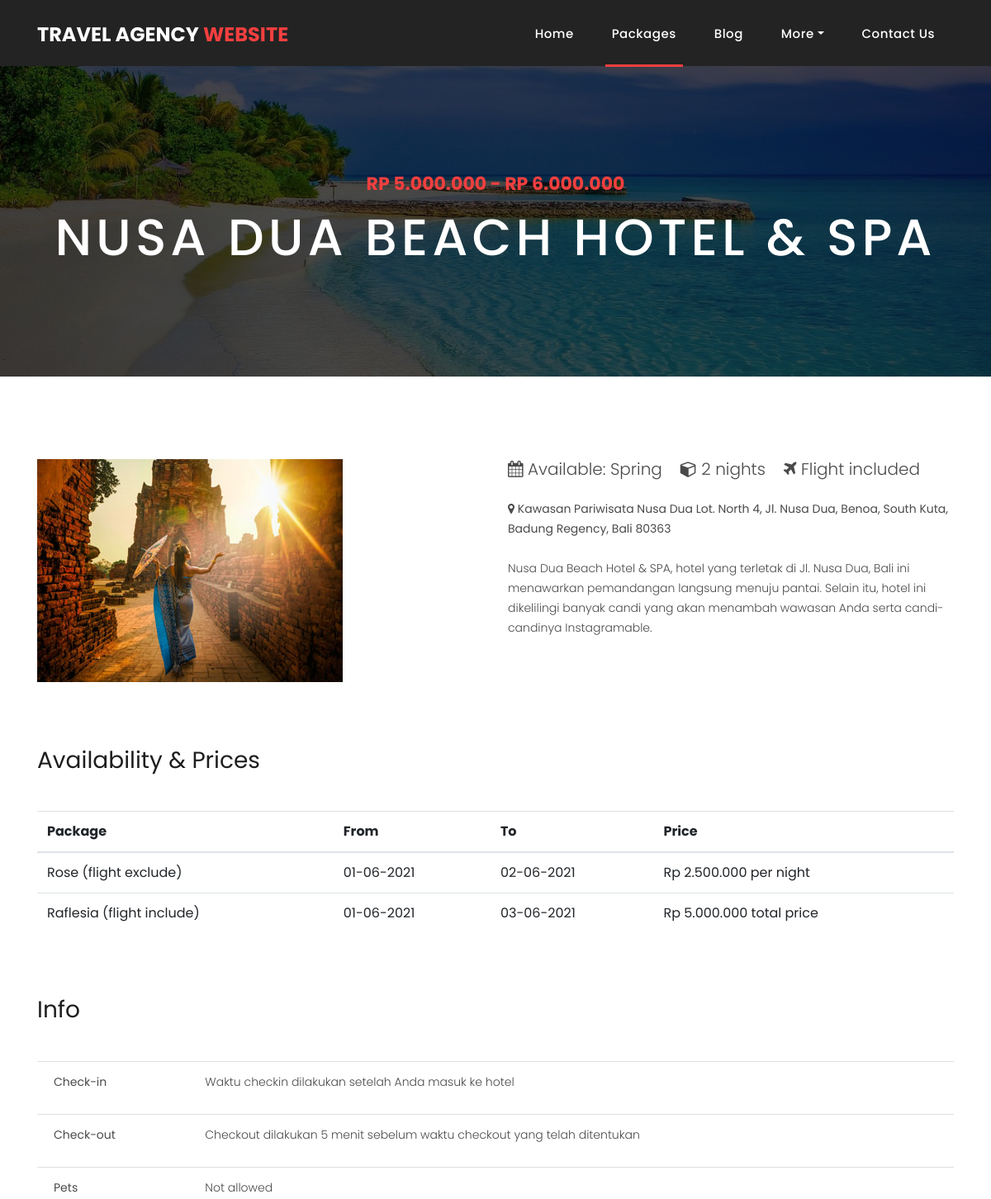
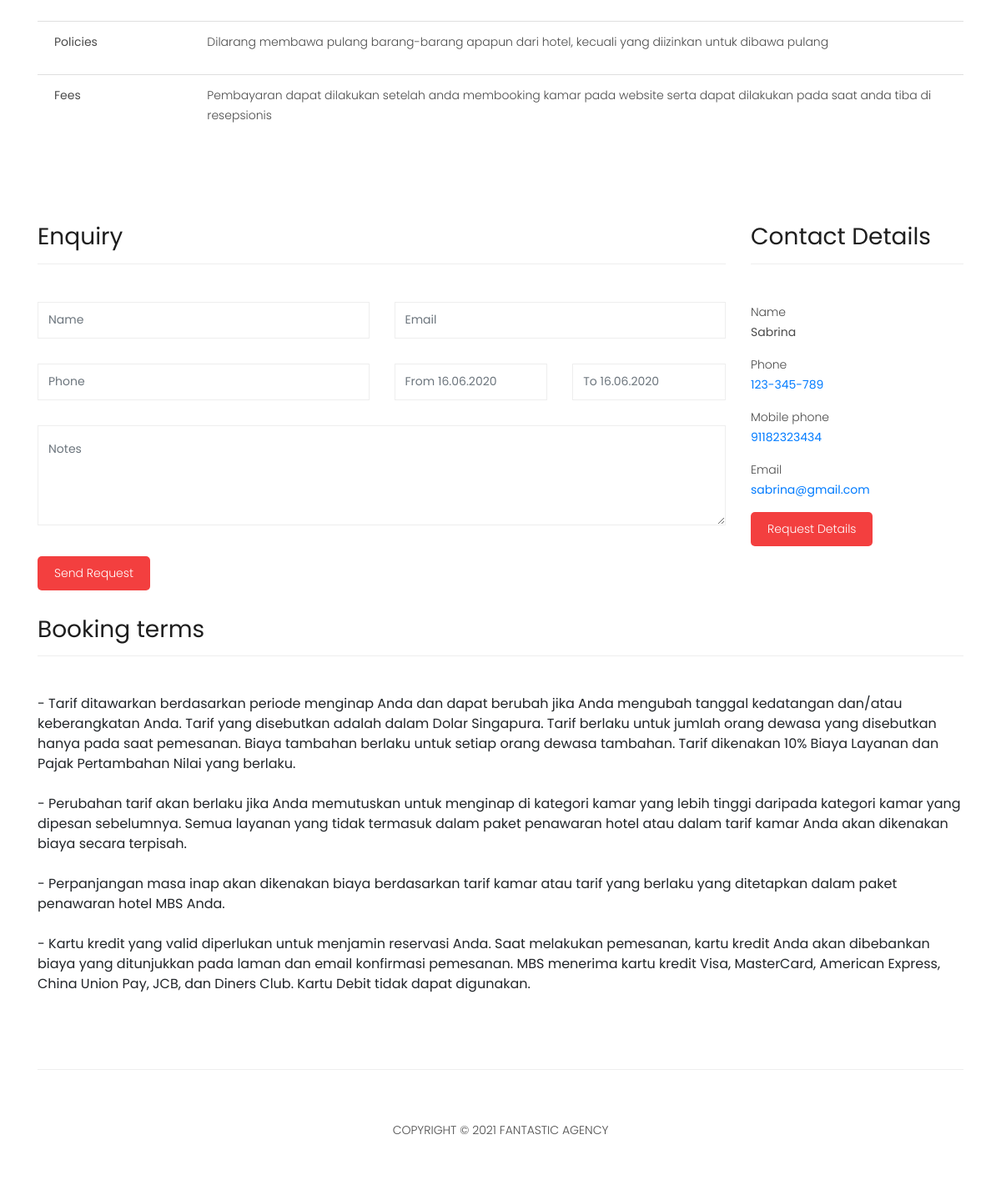
Screenshot of /package3-details.php with the database file from the repository (2 pictures, top to bottom).
### tables this page shows
CREATE TABLE IF NOT EXISTS `nusaduabeachhotel` (
  `name` varchar(50) DEFAULT NULL,
  `price` char(50) DEFAULT NULL,
  `description` varchar(500) DEFAULT NULL,
  `deskripsinya` varchar(500) DEFAULT NULL
);

CREATE TABLE IF NOT EXISTS `info` (
  `checkin` varchar(500) DEFAULT NULL,
  `checkout` varchar(500) DEFAULT NULL,
  `pets` char(50) DEFAULT NULL,
  `policies` varchar(500) DEFAULT NULL,
  `fees` varchar(500) DEFAULT NULL
);

CREATE TABLE IF NOT EXISTS `contactdetails` (
  `name` char(50) DEFAULT NULL,
  `phone` char(50) DEFAULT NULL,
  `mobilephone` char(50) DEFAULT NULL,
  `email` char(50) DEFAULT NULL
);

### package3-details.php (the view, shortened to what this page needs)
<?php
include "koneksi.php";
?>
<!DOCTYPE html>
<html lang="en">
  <head>
    <link href="vendor/bootstrap/css/bootstrap.min.css" rel="stylesheet">
    <link rel="stylesheet" href="assets/css/fontawesome.css">
    <link rel="stylesheet" href="assets/css/style.css">
    <link rel="stylesheet" href="assets/css/owl.css">
  </head>
  <body>
    <header class="">
      <nav class="navbar navbar-expand-lg">
        <div class="container">
          <a class="navbar-brand" href="index.php"><h2>Travel Agency <em>Website</em></h2></a>
          <div class="collapse navbar-collapse" id="navbarResponsive">
            <ul class="navbar-nav ml-auto">
                <li class="nav-item">
                    <a class="nav-link" href="index.php">Home
                    </a>
                </li>
                <li class="nav-item active"><a class="nav-link" href="packages.php">Packages</a></li>
                <li class="nav-item"><a class="nav-link" href="blog.php">Blog</a></li>
                <li class="nav-item dropdown">
                    <a class="nav-link dropdown-toggle" data-toggle="dropdown" href="#" role="button" aria-haspopup="true" aria-expanded="false">More</a>
                </li>
                <li class="nav-item"><a class="nav-link" href="contact.php">Contact Us</a></li>
            </ul>
          </div>
        </div>
      </nav>
    </header>
    <div class="page-heading about-heading header-text" style="background-image: url(assets/images/heading-6-1920x500.jpg);">
      <div class="container">
        <div class="row">
          <div class="col-md-12">
            <div class="text-content">
              <h4>Rp 5.000.000 - Rp 6.000.000</h4>
              <h2>Nusa Dua Beach Hotel & Spa</h2>
            </div>
          </div>
        </div>
      </div>
    </div>
    <div class="products">
      <div class="container">
        <div class="row">
          <div class="col-md-6">
            <div>
              <img src="assets/images/product-3-370x270.jpg" alt="" class="img-fluid wc-image">
            </div>
            <br>
            <div class="row">
              <div class="col-sm-4 col-6">
                <br>
              </div>
              <div class="col-sm-4 col-6">
                <br>
              </div>
              <div class="col-sm-4 col-6">
                <br>
              </div>
            </div>
          </div>
          <div class="col-md-6">
              <p class="lead">
                   <i class="fa fa-calendar"></i> Available: Spring &nbsp;&nbsp; <i class="fa fa-cube"></i> 2 nights &nbsp;&nbsp; <i class="fa fa-plane"></i> Flight included
              </p>
              <br>
              <p><i class="fa fa-map-marker"></i>  <strong>Kawasan Pariwisata Nusa Dua Lot. North 4, Jl. Nusa Dua, Benoa, South Kuta, Badung Regency, Bali 80363</strong></p>
              <br>
              <?php
                  $strSQL = "SELECT * FROM nusaduabeachhotel";
                    $execStrSQL = mysqli_query($conn,$strSQL);
                    if (mysqli_num_rows($execStrSQL) > 0) {
                    while ($row = mysqli_fetch_assoc($execStrSQL)) {
                ?>
                <tr>
                  <td><p><?= $row["deskripsinya"] ?></p></td>
                </tr>
                <?php
              }
              }
              ?>
          </div>
        </div>
      </div>
    </div>
    <div class="section">
      <div class="container">
        <div class="section-heading" style="border: 0">
          <h2>Availability &amp; Prices</h2>
        </div>
        <div class="table-responsive">
          <table width="100%" border="0" cellspacing="0" cellpadding="0" class="table">
               <thead>
                    <tr>
                         <th>Package</th>
                         <th>From</th>
                         <th>To</th>
                         <th>Price</th>
                    </tr>
               </thead>
               <tbody>
                    <tr>
                         <td>Rose (flight exclude)</td>
                         <td>01-06-2021</td>
                         <td>02-06-2021</td>
                         <td>Rp 2.500.000 per night</td>
                    </tr>
                    <tr>
                         <td>Raflesia (flight include)</td>
                         <td>01-06-2021</td>
                         <td>03-06-2021</td>
                         <td>Rp 5.000.000 total price</td>
                    </tr>
               </tbody>
          </table>
        </div>
      </div>
    </div>
    <div class="section">
      <div class="container">
        <div class="section-heading" style="border: 0">
          <h2>Info</h2>
        </div>
        <ul class="list-group list-group-flush">
          <li class="list-group-item">
               <div class="row">
                    <div class="col-md-2 col-sm-3">
                         <p class="pjVpProductPolicyTitle">
                              <strong>Check-in</strong>
                         </p>
                    </div>
                    <div class="col-md-10 col-sm-9">
              <?php
                  $strSQL = "SELECT * FROM info";
                    $execStrSQL = mysqli_query($conn,$strSQL);
                    if (mysqli_num_rows($execStrSQL) > 0) {
                    while ($row = mysqli_fetch_assoc($execStrSQL)) {
                ?>
                <tr>
                  <td><p><?= $row["checkin"] ?></p></td>
                </tr>
                <?php
              }
              }
              ?>
                    </div>
               </div>
          </li>
          <li class="list-group-item">
               <div class="row">
                    <div class="col-md-2 col-sm-3">
                         <p>
                              <strong>Check-out</strong>
                         </p>
                    </div>
                    <div class="col-md-10 col-sm-9">
              <?php
                  $strSQL = "SELECT * FROM info";
                    $execStrSQL = mysqli_query($conn,$strSQL);
                    if (mysqli_num_rows($execStrSQL) > 0) {
                    while ($row = mysqli_fetch_assoc($execStrSQL)) {
                ?>
                <tr>
                  <td><p><?= $row["checkout"] ?></p></td>
                </tr>
                <?php
              }
              }
              ?>
                    </div>
               </div>
          </li>
          <li class="list-group-item">
               <div class="row">
                    <div class="col-md-2 col-sm-3">
                         <p>
                              <strong>Pets</strong>
                         </p>
                    </div>
                    <div class="col-md-10 col-sm-9">
              <?php
                  $strSQL = "SELECT * FROM info";
                    $execStrSQL = mysqli_query($conn,$strSQL);
                    if (mysqli_num_rows($execStrSQL) > 0) {
                    while ($row = mysqli_fetch_assoc($execStrSQL)) {
                ?>
                <tr>
                  <td><p><?= $row["pets"] ?></p></td>
                </tr>
                <?php
              }
              }
              ?>
                    </div>
               </div>
          </li>
          <li class="list-group-item">
               <div class="row">
                    <div class="col-md-2 col-sm-3">
                         <p>
                              <strong>Policies</strong>
                         </p>
                    </div>
                    <div class="col-md-10 col-sm-9">
                         <div>
              <?php
                  $strSQL = "SELECT * FROM info";
                    $execStrSQL = mysqli_query($conn,$strSQL);
                    if (mysqli_num_rows($execStrSQL) > 0) {
                    while ($row = mysqli_fetch_assoc($execStrSQL)) {
                ?>
                <tr>
                  <td><p><?= $row["policies"] ?></p></td>
                </tr>
                <?php
              }
              }
              ?>
                         </div>
                    </div>
               </div>
          </li>
          <li class="list-group-item">
               <div class="row">
                    <div class="col-md-2 col-sm-3">
                         <p>
                              <strong>Fees</strong>
                         </p>
                    </div>
                    <div class="col-md-10 col-sm-9">
                         <div>
                         <?php
                  $strSQL = "SELECT * FROM info";
                    $execStrSQL = mysqli_query($conn,$strSQL);
                    if (mysqli_num_rows($execStrSQL) > 0) {
                    while ($row = mysqli_fetch_assoc($execStrSQL)) {
                ?>
                <tr>
                  <td><p><?= $row["fees"] ?></p></td>
                </tr>
                <?php
              }
              }
              ?>
                         </div>
                    </div>
               </div>
          </li>
     </ul>
      </div>
    </div>
    <div class="section">
      <div class="container">
        <div class="row">
        <div class="section">
      <div class="container">
        <div class="row">
          <div class="col-md-9">
            <div class="section-heading">
              <h2>Enquiry</h2>
            </div>
            <?php
include "koneksi.php";
?>
    <form action="<?php echo htmlspecialchars($_SERVER['PHP_SELF'])?>" method="post">
            <div class="contact-form">
              <form id="contact" action="" method="post">
                <div class="row">
                  <div class="col-sm-6">
                    <fieldset>
                      <input name="name" type="text" class="form-control" id="name" placeholder="Name" required="">
                    </fieldset>
                  </div>
                  <div class="col-sm-6">
                    <fieldset>
                      <input name="email" type="email" class="form-control" id="email" placeholder="Email" required="">
                    </fieldset>
                  </div>
                  <div class="col-sm-6">
                    <fieldset>
                      <input name="phone" type="text" class="form-control" id="phone" placeholder="Phone" required="">
                    </fieldset>
                  </div>
                  <div class="col-sm-3">
                    <fieldset>
                      <input name="date1" type="text" class="form-control" id="date1" placeholder="From 16.06.2020" required="">
                    </fieldset>
                  </div>
                  <div class="col-sm-3">
                    <fieldset>
                      <input name="date2" type="text" class="form-control" id="date2" placeholder="To 16.06.2020" required="">
                    </fieldset>
                  </div>
                  <div class="col-lg-12">
                    <fieldset>
                      <textarea name="pesan" rows="6" class="form-control" id="pesan" placeholder="Notes" required=""></textarea>
                    </fieldset>
                  </div>
                  <div class="col-lg-12">
                    <fieldset>
                      <button type="submit" id="form-submit" class="filled-button">Send Request</button>
                    </fieldset>
                  </div>
                </div>
              </form>
            </div>
          </div>
          <div class="col-md-3">
            <div class="section-heading">
              <h2>Contact Details</h2>
            </div>
            <div class="left-content">
              <p>
                <span>Name</span>
                <br>
                <?php
                  $strSQL = "SELECT * FROM contactdetails";
                    $execStrSQL = mysqli_query($conn,$strSQL);
                    if (mysqli_num_rows($execStrSQL) > 0) {
                    while ($row = mysqli_fetch_assoc($execStrSQL)) {
                ?>
                <tr>
                  <td><strong><?= $row["name"] ?></strong></td>
                </tr>
                <?php
              }
              }
              ?>
              </p>
              <p>
                <span>Phone</span>
                <br>
                <?php
                  $strSQL = "SELECT * FROM contactdetails";
                    $execStrSQL = mysqli_query($conn,$strSQL);
                    if (mysqli_num_rows($execStrSQL) > 0) {
                    while ($row = mysqli_fetch_assoc($execStrSQL)) {
                ?>
                <tr>
                  <td><strong><a href="tel:123-456-789"><?= $row["phone"] ?></strong></a></td>
                </tr>
                <?php
              }
              }
              ?>
              </p>
              <p>
                <span>Mobile phone</span>
                <br>
                <?php
                  $strSQL = "SELECT * FROM contactdetails";
                    $execStrSQL = mysqli_query($conn,$strSQL);
                    if (mysqli_num_rows($execStrSQL) > 0) {
                    while ($row = mysqli_fetch_assoc($execStrSQL)) {
                ?>
                <tr>
                  <td><strong><a href="tel:91182323434"><?= $row["mobilephone"] ?></strong></a></td>
                </tr>
                <?php
              }
              }
              ?>
              </p>
              <p>
                <span>Email</span>
                <br>
                <?php
                  $strSQL = "SELECT * FROM contactdetails";
                    $execStrSQL = mysqli_query($conn,$strSQL);
                    if (mysqli_num_rows($execStrSQL) > 0) {
                    while ($row = mysqli_fetch_assoc($execStrSQL)) {
                ?>
                <tr>
                  <td><strong><a href="mailto:sabrina@gmail.com"><?= $row["email"] ?></strong></a></td>
                </tr>
                <?php
              }
              }
              ?>
              </p>
              <div class="contact-form">
                <button type="submit" class="filled-button">Request Details</button>
              </div>
            </div>
          </div>
        </div>
      </div>
    </div>
          <div class="col-md-12">
            <div class="section-heading">
              <h2>Booking terms</h2>
            </div>
            <ul class="featured-list">
                <li>- Tarif ditawarkan berdasarkan periode menginap Anda dan dapat berubah jika Anda mengubah tanggal kedatangan dan/atau keberangkatan Anda. Tarif yang disebutkan adalah dalam Dolar Singapura. Tarif berlaku untuk jumlah orang dewasa yang disebutkan hanya pada saat pemesanan. Biaya tambahan berlaku untuk setiap orang dewasa tambahan. Tarif dikenakan 10% Biaya Layanan dan Pajak Pertambahan Nilai yang berlaku.</li>
                <li><br>- Perubahan tarif akan berlaku jika Anda memutuskan untuk menginap di kategori kamar yang lebih tinggi daripada kategori kamar yang dipesan sebelumnya. Semua layanan yang tidak termasuk dalam paket penawaran hotel atau dalam tarif kamar Anda akan dikenakan biaya secara terpisah.</br></li>
                <li><br>- Perpanjangan masa inap akan dikenakan biaya berdasarkan tarif kamar atau tarif yang berlaku yang ditetapkan dalam paket penawaran hotel MBS Anda.</br></li>
                <li><br>- Kartu kredit yang valid diperlukan untuk menjamin reservasi Anda. Saat melakukan pemesanan, kartu kredit Anda akan dibebankan biaya yang ditunjukkan pada laman dan email konfirmasi pemesanan. MBS menerima kartu kredit Visa, MasterCard, American Express, China Union Pay, JCB, dan Diners Club. Kartu Debit tidak dapat digunakan.</br></li>
              </ul>
          </div>
        </div>
      </div>
    </div>
    <footer>
      <div class="container">
        <div class="row">
          <div class="col-md-12">
            <div class="inner-content">
              <p>Copyright © 2021 Fantastic Agency</p>
            </div>
          </div>
        </div>
      </div>
    </footer>
  </body>
</html>

### rows the page displays
nusaduabeachhotel: deskripsinya "Nusa Dua Beach Hotel & SPA, hotel yang terletak di Jl. Nusa Dua, Bali ini menawarkan pemandangan langsung menuju pantai. Selain itu, hotel ini dikelilingi banyak candi yang akan menambah wawasan Anda serta candi-candinya Instagramable."
info: checkin "Waktu checkin dilakukan setelah Anda masuk ke hotel", checkout "Checkout dilakukan 5 menit sebelum waktu checkout yang telah ditentukan", pets "Not allowed", policies "Dilarang membawa pulang barang-barang apapun dari hotel, kecuali yang diizinkan untuk dibawa pulang", fees "Pembayaran dapat dilakukan setelah anda membooking kamar pada website serta dapat dilakukan pada saat anda tiba di resepsionis"
contactdetails: name "Sabrina", phone "123-345-789", mobilephone "91182323434", email "sabrina@gmail.com"
